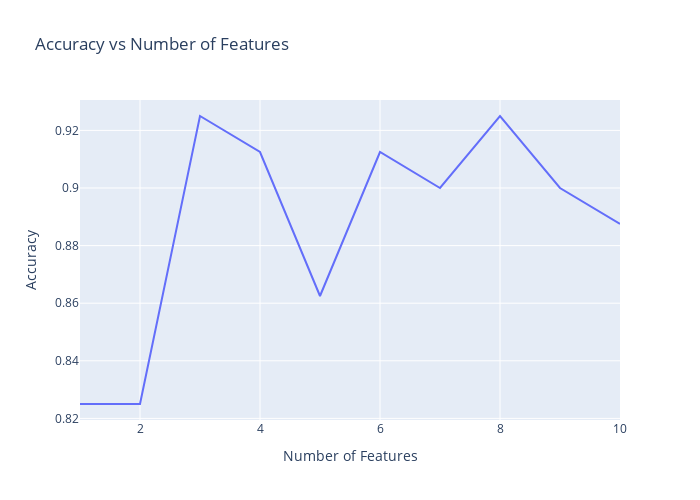

Source (notebook cell):
### Markdown cell above
### Accuracy vs number of features used in the adaboost classifier.

### Code cell
fig = px.line(x=num_features, y=accuracy, title='Accuracy vs Number of Features')
# change the names of the x-axis and y-axis
fig.update_xaxes(title_text='Number of Features')
fig.update_yaxes(title_text='Accuracy')
# adjust the size of the figure
fig.update_layout(
    autosize=False,
    width=700,
    height=500,
)
fig.show()

### Figure 1 — Plotly figure (JSON) as saved in the notebook; plotly's stock layout.template omitted (floating-point values rounded to 4 significant figures)
{"data": [{"hovertemplate": "x=%{x}<br>y=%{y}<extra></extra>", "legendgroup": "", "line": {"color": "#636efa", "dash": "solid"}, "marker": {"symbol": "circle"}, "mode": "lines", "name": "", "orientation": "v", "showlegend": false, "type": "scatter", "x": [1, 2, 3, 4, 5, 6, 7, 8, 9, 10], "xaxis": "x", "y": [0.825, 0.825, 0.925, 0.9125, 0.8625, 0.9125, 0.9, 0.925, 0.9, 0.8875], "yaxis": "y"}], "layout": {"autosize": false, "height": 500, "legend": {"tracegroupgap": 0}, "title": {"text": "Accuracy vs Number of Features"}, "width": 700, "xaxis": {"anchor": "y", "domain": [0, 1], "title": {"text": "Number of Features"}}, "yaxis": {"anchor": "x", "domain": [0, 1], "title": {"text": "Accuracy"}}}}
